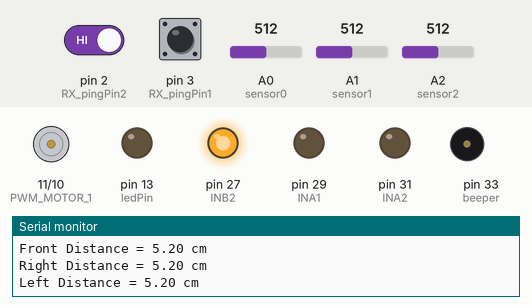
The sketch below on a simulated Arduino Mega 2560, built with avr-gcc and run on an emulated ATmega2560. Shown: motor-driver pin pairs drawn as motors (green arrow = first pin HIGH = forward, orange = second pin HIGH = backward, longer = more drive), output pins drawn as LEDs (lit = HIGH), buzzer (waves = sounding, pin HIGH), the last lines printed to the serial monitor. The inputs (shaded band) are chosen by the test bench; at power-on: A0 (sensor0) = 512, pin 2 (RX_pingPin2) HIGH, A1 (sensor1) = 512, A2 (sensor2) = 512, pin 3 (RX_pingPin1) HIGH. Pins used as bus, display or sensor lines are not drawn.

Above: at 4.8 s.
4.9 s: A0 (sensor0) set to 0
9.3 s: pin 2 (RX_pingPin2) driven LOW
At 10.12 s:
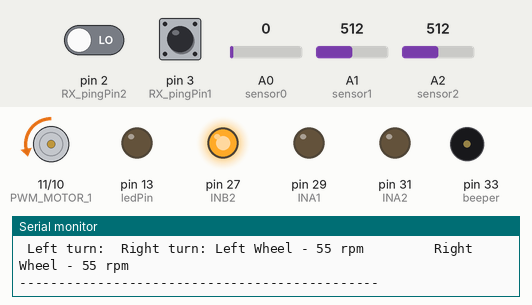
12.8 s: A1 (sensor1) set to 0
16.3 s: A2 (sensor2) set to 0
At 16.82 s:
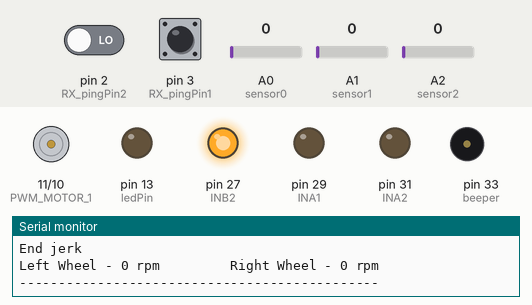
Timing chart, 0 to 20.8 s (numbered marks = the images above; inputs shaded):
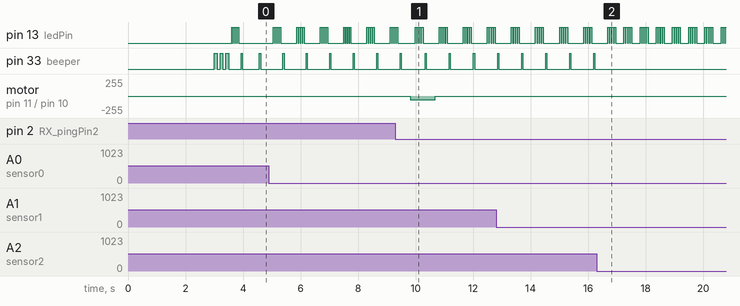

The sketch:

Actuation_ObstacleAvoidance.ino
```cpp
/*******************************************
Smart Shopping Cart - Tracking and Obstacle Avoidance
******************************************/
//MOTOR 1 - Right Motor
#define INA1 29 //4
#define INB1 25 //8
#define PWM_MOTOR_1 11  // pin 5, enable pin for right motor

//MOTOR 2 - Left Motor

#define INA2 31 //7
#define INB2 27 //9;
#define PWM_MOTOR_2 10 // pin 6,enable pin of the left motor

//initializing velocity of motors based on distance
int velocityRight;    //variables that hold speed output for motor
int velocityLeft;

int check;

//final velocity of motors after considering direction
int MOTOR1;
int MOTOR2;

int maximum = 255;
int minimum = 150;
int maxDiff=24; //Determines how sharp the turns are. The higher the less sharp the turns
int fillerSpeed=0;


int minDist =230;
int maxDist =500;

int jerkCount=0;
int jerk=0;

#define sensor0 A0 // Sharp IR GP2Y0A41SK0F
  float volts0;
  float frontDistance;
  int forwardSpace=30;


#define sensor1 A1 // Sharp IR GP2Y0A41SK0F
float rightDistance;
float volts1;


#define sensor2 A2 // Sharp IR GP2Y0A41SK0F
float leftDistance;
float volts2;

int sideSpace=30;

int chill = 100;

/*Receivers*/
const int RX_trigPin1 = 5; //ultrasonic trigger 2 on Cart
const int RX_pingPin1 = 3; //ultrasonic receiver 2 (echo) on Cart

const int RX_trigPin2 = 6; //ultrasonic trigger 3 on Cart
const int RX_pingPin2 = 2; //ultrasonic receiver 3 (echo) on Cart

const int ledPin = 13;   //indication status led

const int distanceTimeout = 275;

long difference = 0;
boolean direction = 0;
boolean finished = false;
boolean oneFire = false;
boolean twoFire= false;
long setPoint1 = 0;
long setPoint2 = 0;
boolean debug = true;
long distance = 0;

long counter;
long differenceSum, differenceAvg;
long distanceSum, distanceAvg;

int beeper=33;
int number=3;

int correct;

void setup()
{
  pinMode(INA1,OUTPUT);
  pinMode(INA2,OUTPUT);
  pinMode(PWM_MOTOR_1, OUTPUT);

  pinMode(INA2,OUTPUT);
  pinMode(INB2,OUTPUT);
  pinMode(PWM_MOTOR_2, OUTPUT);

//MOTORS SET-UP TO BE ALWAYS IN FORWARD MODE
  digitalWrite(INA1,LOW);                 //these inputs determine foward movement or reverse. This is for foward
  digitalWrite(INB1,HIGH);
  digitalWrite(INA2,LOW);
  digitalWrite(INB2,HIGH);


  pinMode(13, 1);                       //This is just pin 13 on the Arduino
  pinMode(ledPin, OUTPUT);              //Connected to pin 4, is an indicator

 // Set-up of the 2 serial ports for xbee and the debugging/testing monitor serial port
  Serial.begin(9600); //Serial port for monitor
  Serial1.begin(9600); //Serial port for xbee

  pinMode(13, OUTPUT);

  pinMode(beeper,OUTPUT); //BEEPER is an output

  delay(3000); //delay for initialization of automated billing

  beep();

}

void loop()
{
  // establish variables for duration of the ping,
        long counter;
        long differenceSum, differenceAvg;
        long distanceSum, distanceAvg;

        differenceSum = 0;
        differenceAvg = 0;
        counter = 0;

        distanceSum = 0;
        distanceAvg = 0;

        for (int i = 0; i < 4; i++){  //An average of 4 ping cycles are used to determine distance and direction of tracker
          long tempInt = doPingDiff();


        if (abs(tempInt) < 100){
            differenceSum = differenceSum + tempInt;
            counter++;
          }
          distanceSum = distanceSum + distance;

        delay (20);
        }

       if (counter != 0){
          differenceAvg = differenceSum/counter;
          distanceAvg = distanceSum/counter;
        }

        else{
          differenceSum = 0;
          distanceAvg = 0;
        }


        Serial.print ("Avg Distance = ");
        Serial.println (distanceAvg);
        Serial.print ("Distance Difference = ");
        Serial.println (differenceAvg);


    checkObstacles();

    if (frontDistance<forwardSpace)               //that is there is an obstacles within range
    {
        for (int beepCount=0; beepCount<1; beepCount++)
        {
        digitalWrite (beeper, HIGH);
        delay(40);
        digitalWrite (beeper, LOW);
        delay(600);
        }
    }

    if ((rightDistance<sideSpace)  || (leftDistance<sideSpace))              //that is there is an obstacles within range
    {
        for (int beepCount=0; beepCount<1; beepCount++)
        {
        digitalWrite (beeper, HIGH);
        delay(40);
        digitalWrite (beeper, LOW);
        delay(300);
        }
    }


    if (distanceAvg>230 && frontDistance>forwardSpace){               //that is there is significant enough distance from tracker and no obstacles within range
        Serial.print("Foward: ");
        //correct=15;
        if(jerkCount==0){
            MOTOR1=jerk;   //scale foward velocity between max & min motor operation speed
            MOTOR2=jerk;
            updateMotors();
            Serial.println ("jerk");
            jerkCount=1;
 //         delay(1000);
            }

     /*     velocityRight=map(distanceAvg,minDist,maxDist,minimum,maximum);   //scale foward velocity between max & min motor operation speed
            velocityLeft=map(distanceAvg,minDist,maxDist,minimum,maximum);    //scale foward velocity between max & min motor operation speed*/

            velocityRight=220; //map(distanceAvg,minDist,maxDist,minimum,maximum);
            velocityLeft=220; //map(distanceAvg,minDist,maxDist,minimum,maximum);

            //DIRECTION CONTROL -----if (-ve) left, if (+ve) right)

            differenceAvg=differenceAvg/3;  //Scaling the difference average for sharper turns to be achieved

                      if (differenceAvg > 0){                   //that is tracker is towards the left
                          MOTOR2 = map(differenceAvg,0,maxDiff/3,velocityLeft,0);    //(Speed of left wheel lowered proportionally btwn current its original speed to 0, corresponding to the difference)
                          MOTOR1=velocityRight;                                      //Speed maintained thus will turn to left
                          Serial.print(" Left turn: ");
                          check=2;                                                   //counter, just in case the tracker ping becomes only visible to the left receiver, and tracker was initially towards the left

                          }
                      else if (differenceAvg < 0){                  //that is move to left

                          MOTOR1 = map(differenceAvg,0,-maxDiff/3,velocityRight,0);  // (Speed of right wheel lowered proportionally btwn current speed to 0, corresponding to the difference)
                          MOTOR2=velocityLeft;                                       //Speed maintained thus will turn to right
                          Serial.print(" Right turn: ");
                          check=1;                                                   //counter, just in case the tracker ping becomes only visible to the right receiver, and tracker was initially towards the right

                          }
                       else if (differenceAvg == 0 && check == 1){                  //if ping can only be received by right receiver, an was initially towards the right
                          MOTOR2 = velocityLeft;
                          MOTOR1 = 0;                                               //(Speed of left wheel lowered to 0), for sharp right turn
                          Serial.print(" Can't see left");

                          }

                      else if (differenceAvg == 0 && check == 2){                  //if ping can only be received by right receiver, an was initially towards the right
                          MOTOR1 = velocityRight;
                          MOTOR2 = 0;                                               //(Speed of left wheel lowered to 0), for sharp left turn
                          Serial.print(" Can't see right");

                          }
                      //If the right sensor is the only one that receives or  the left sensor  is the only one that receives, then the average speed will be low, the cart will turn either right or left respectively, slowly
                       else{                                       //that is no acceleration
                            MOTOR1=velocityRight;
                            MOTOR2=velocityLeft;                                  //set wheel velocity to 0
                       }


                      if (rightDistance <  sideSpace){                   //that is obstacle towards the right
                          MOTOR2 = MOTOR2/4;    //(Speed of left wheel lowered, cart turns left)
                          Serial.print(" Left turn: ");
                          }
                      if (leftDistance <  sideSpace){                   //that is obstacle towards the left
                          MOTOR1 = MOTOR1/4;                            //(Speed of right wheel lowered, cart turns left)
                          Serial.print(" Right turn: ");
                          }
    }


      else{
            MOTOR1=0;
            MOTOR2=0;
            jerkCount=0;
            //correct=0;
            Serial.println ("End jerk");
      }

      updateMotors();

      Serial.print("Left Wheel - ");                        //prints out the speed of the right and left wheel
      Serial.print(MOTOR2);
      Serial.print(" rpm         Right Wheel - ");
      Serial.print(MOTOR1);
      Serial.println(" rpm");
      Serial.println ("----------------------------------------------");

      delay (chill);      //Delay before the next 4 ping cycles
     }


//Initiating a single ultrasonic ping cycle
long doPingDiff(){

  // The PING is triggered by a HIGH pulse of 2 or more microseconds.
  // Giving a short LOW pulse beforehand to ensure a clean HIGH pulse:
  // The echo pins are set HIGH as well, at the same time the trigger is activated to initiate the counting cycle
  long timeout = 0;
  long duration = 0;
  boolean started = false;
  twoFire=0;
  oneFire=0;

  difference = 0;

  digitalWrite(13, HIGH);
  pingCommand();  //Command to initiate ultrasonic transmitter via radio


  pinMode(RX_trigPin1, OUTPUT);
  pinMode(RX_trigPin2, OUTPUT);

  digitalWrite(RX_trigPin1, LOW);
  digitalWrite(RX_trigPin2, LOW);
  delayMicroseconds(2);

  digitalWrite(RX_trigPin1, HIGH);
  digitalWrite(RX_trigPin2, HIGH);
  delayMicroseconds(15);

  digitalWrite(RX_trigPin1, LOW);
  digitalWrite(RX_trigPin2, LOW);


  pinMode(RX_pingPin1, INPUT);
  pinMode(RX_pingPin2, INPUT);
  delayMicroseconds(600);

  oneFire = false;
  twoFire = false;
  finished = false;
  setPoint1 = 0;
  setPoint2 = 0;
  difference = 0;

  while ((oneFire == 0)|| (twoFire == 0)){
    if (((PINE & 0x10) == 0) && !oneFire){
      oneFire = true;
      setPoint1 = timeout;
    }
    if (((PINE & 0x20) == 0) && !twoFire){
      twoFire = true;
      setPoint2 = timeout;
    }

    delayMicroseconds(1);
    timeout++;
    if (timeout > 19000)
      break;
  }

  difference = (setPoint1 - setPoint2);
  distance = (setPoint1 + setPoint2)/10;

  digitalWrite(13, LOW);

  return difference;
}

void pingCommand() {

  setRemoteState(0x4);    //0x5 is a high, PNP INVERSE
  delayMicroseconds (10);
  setRemoteState(0x5);    //0x4 is a LOW, PNP inverse
}

//XBee communication set-up
void setRemoteState(char value) {
    Serial1.write(0x7E); //start byte
    Serial1.write((byte)0x0); //high part of length (always zero)
    Serial1.write(0x10); //low part of length (the no. of bytes that follow, not including check sum
    Serial1.write(0x17); //remote AT command
    Serial1.write((byte)0x0); //frame id set to zero for no reply
    //ID of recipient, or use 0xFFFF for broadcast.
    Serial1.write((byte)0x00);
    Serial1.write((byte)0x00);
    Serial1.write((byte)0x00);
    Serial1.write((byte)0x00);
    Serial1.write((byte)0x00);
    Serial1.write((byte)0x00);
    Serial1.write(0xFF); //for broadcast
    Serial1.write(0xFF); //for broadcast

    //16 bit of recipient or 0xFFFE if unknown
    Serial1.write(0xFF);
    Serial1.write(0xFF);

    Serial1.write(0x02);                    //0x02 to apply changes immediately on the remote

    //command name in ASCII character
    Serial1.write('D');
    Serial1.write('3');

    //command data in as many bytes as needed
    Serial1.write(value);
    long sum = 0x17 + 0xFF + 0xFF + 0xFF + 0xFF + 0X02 + 'D' + '3' + value;

    Serial1.write(0xFF - (sum & 0xFF) );      //calculates the proper checksum
   }


void checkObstacles() {

volts0 = analogRead(sensor0)*0.0048828125;    // value from sensor * (5/1024)
frontDistance = 13*pow(volts0, -1);           // worked out from datasheet graph

  Serial.print("Front Distance = ");
  Serial.print(frontDistance);
  Serial.println(" cm");

volts1 = analogRead(sensor1)*0.0048828125;   // value from sensor * (5/1024)
rightDistance = 13*pow(volts1, -1);          // worked out from datasheet graph

  Serial.print("Right Distance = ");
  Serial.print(rightDistance);
  Serial.println(" cm");

volts2 = analogRead(sensor2)*0.0048828125;  // value from sensor * (5/1024)
leftDistance = 13*pow(volts2, -1);          // worked out from datasheet graph

  Serial.print("Left Distance = ");
  Serial.print(leftDistance);
  Serial.println(" cm");
  }


void updateMotors(){
  analogWrite(PWM_MOTOR_2,MOTOR2);         //write wheel velocity to enable pin
  analogWrite(PWM_MOTOR_1-35,MOTOR1);
}

void beep ()
{
  for (int beepCount=0; beepCount<number; beepCount++)
  {
  digitalWrite (beeper, HIGH);
  delay(100);
  digitalWrite (beeper, LOW);
  delay(100);
  }

}
```

Measured:
- after the input at 9.3 s, motor on pin 11 (PWM_MOTOR_1) / pin 10 (PWM_MOTOR_2): stopped → backward 55/255 after 0.51 s, → stopped 0.87 s later
- after the input at 16.3 s, pin 33 (beeper): stops changing and stays LOW
- by itself, pin 13 (ledPin): repeats every 0.56 s: 3 × (LOW 0.02 s, HIGH 0.05 s), LOW 0.28 s, HIGH 0.05 s
- by itself, pin 33 (beeper): alternates HIGH for 0.04 s and LOW for 0.77 s
